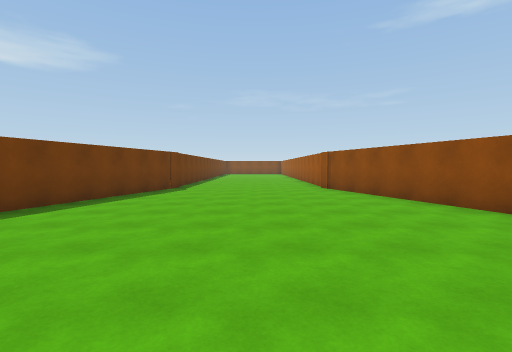
view 1 (above)

24 first-person views from a walk through a Unity game level. The camera is 1.5 m above the floor, tilts 2° down and sees 85° across. The floor is counted in squares, 2 m on a side. Each view is taken from the middle of a square. On the plan, view 1 faces up. The plan holds only what a view shows up to about 10 squares ahead; the rest is blank. The place goes on beyond the plan. The player character is not drawn.

view 2
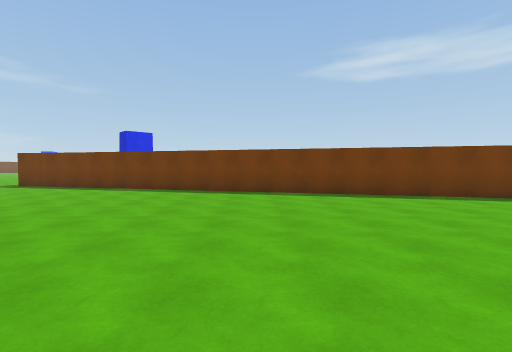

view 3
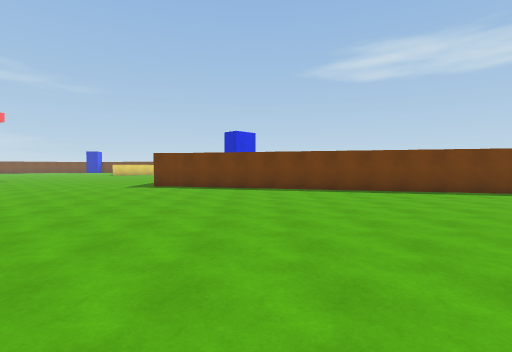

view 4
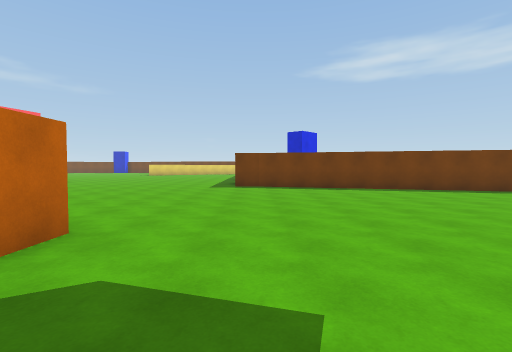

view 5
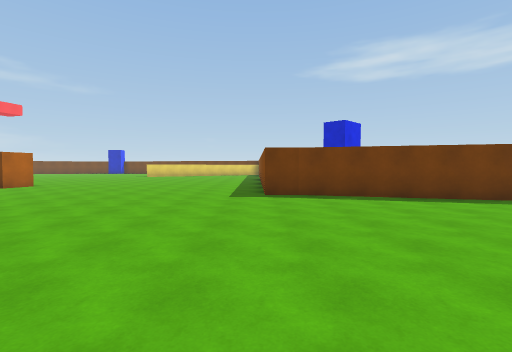

view 6
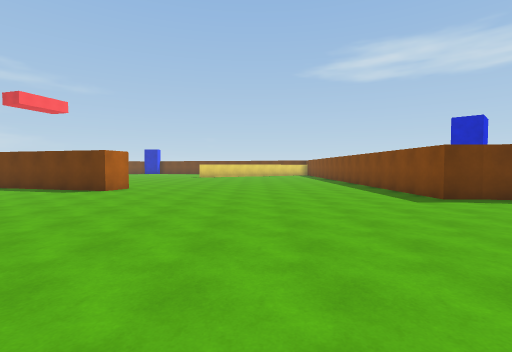

view 7
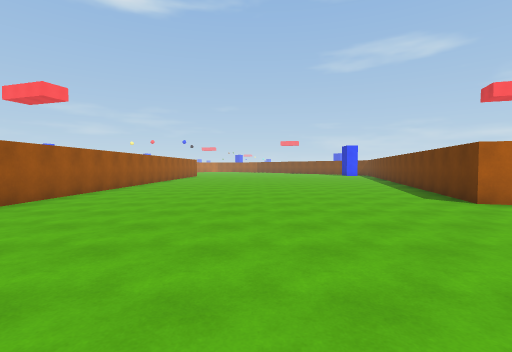

view 8
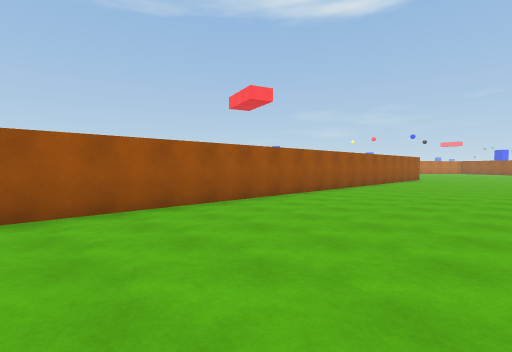

view 9
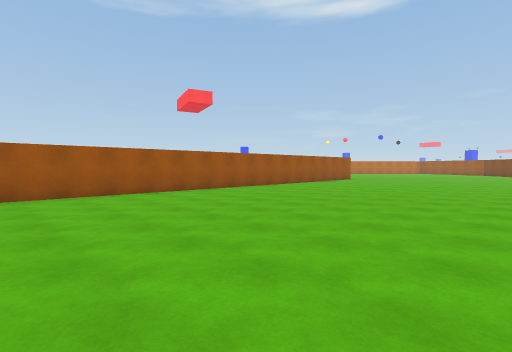

view 10
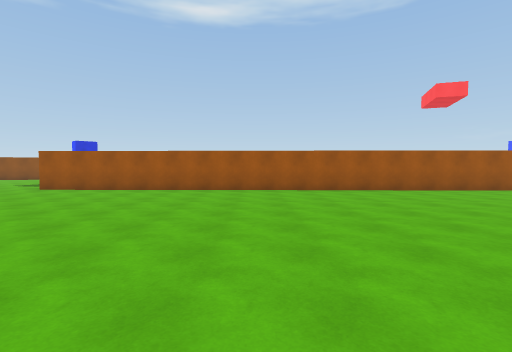

view 11
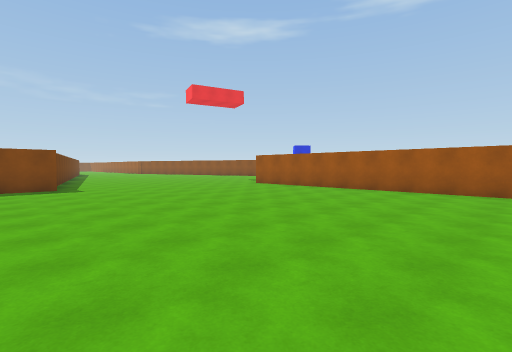

view 12
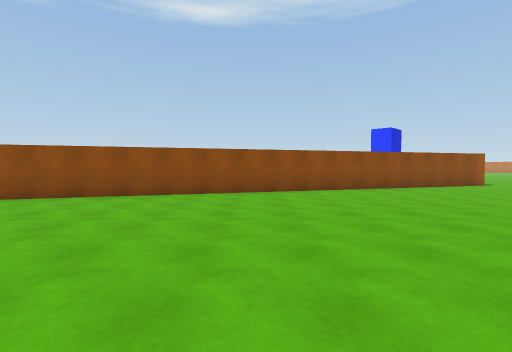

view 13
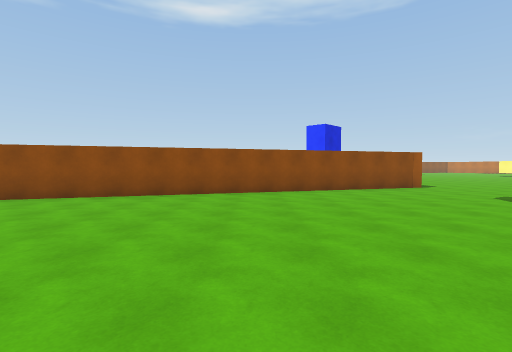

view 14
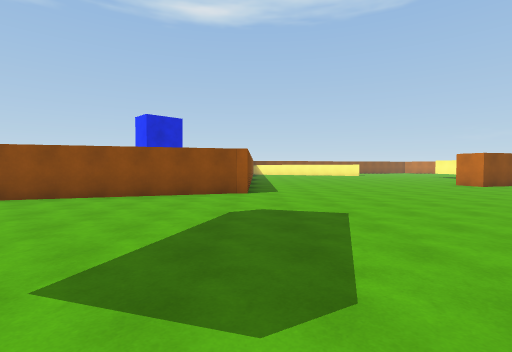

view 15
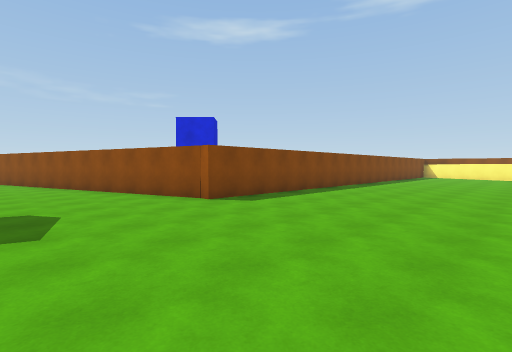

view 16
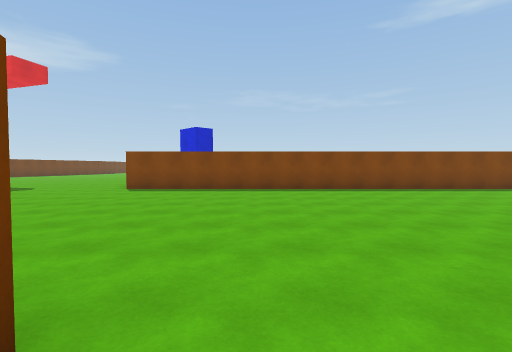

view 17
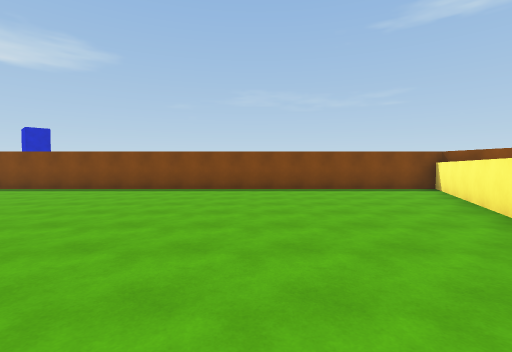

view 18
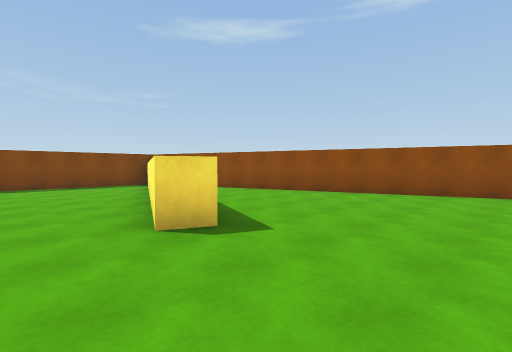

view 19
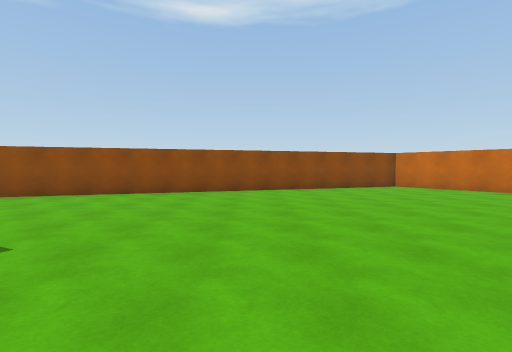

view 20
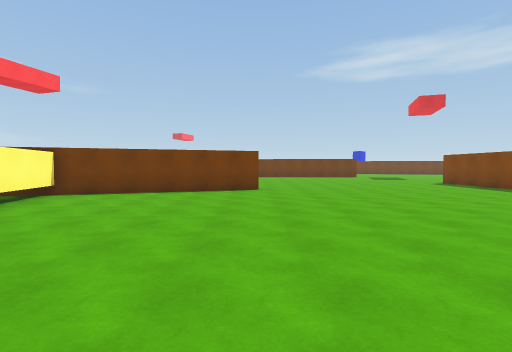

view 21
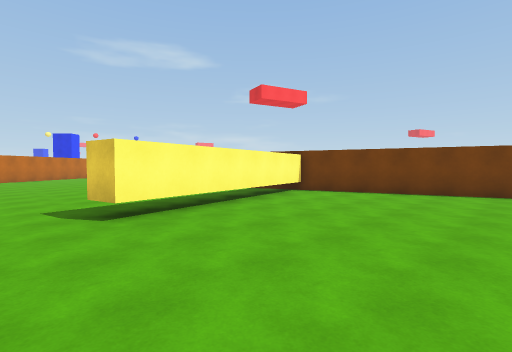

view 22
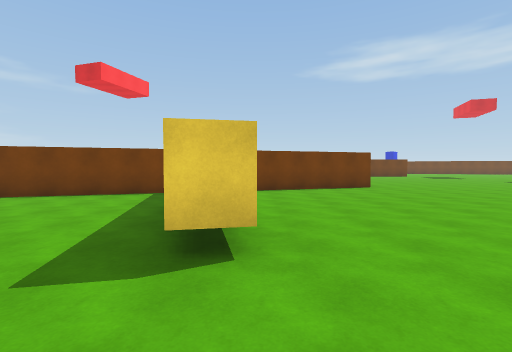

view 23
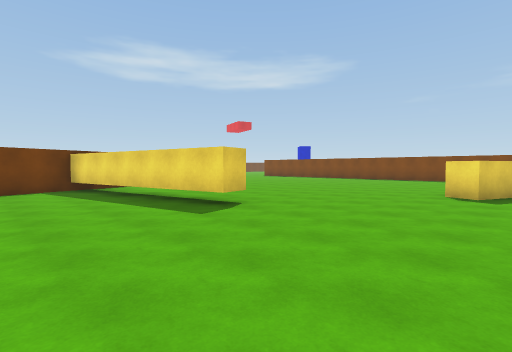

view 24
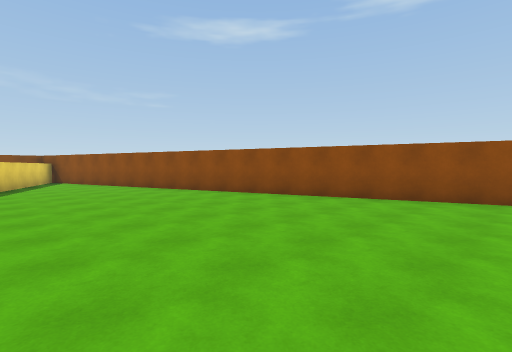

### Floor plan
Key: @ floor where view 1 was taken; # wall or solid block; . floor; T thing the floor can be seen under or through.
Columns run from 10 left of view 1 to 30 right of it. Each row starts with its distance up from view 1.
 10        #.....#
  9        #.....#
  8       ##.....#
  7       #......##
  6       #.......#
  5      ##.......#
  4      #........##
  3      #.........#
  2      #.........#
  1     ##.........##
  0     #.....@.....#
 -1     #...........#
 -2     #...........##
 -3    ##............#
 -4    #.............#
 -5    #.............#
 -6   ##.............##
 -7   #...............#
 -8 ###...............##################
 -9 ...................................#
-10 ..........##......................##
-11 ..........#  .....................# ##
-12 ..........#   ...................##..#
-13 ..........#   ...................#...#
-14 ..........#     ................##...##
-15 ..........#      ...............#.....#
-16 ..........#        ..#..........#.....#
-17 #.........#         .#................##
-18 #.........#          #.................#
-19 #.........#          ##................#
-20 ..........#           #.....T..........##
-21 ..........#           ##TTTTT...........#
-22   ........#            ##...............#
-23   ........#            #................#
-24   ........#            #................#

Positions as (right, up) in squares from view 1, and headings:
1: (0, 0), facing up
2: (3, 1), facing left
3: (3, -4), facing left
4: (3, -7), facing left
5: (0, -8), facing left
6: (-1, -12), facing left
7: (-5, -11), facing down
8: (-5, -15), facing down-right
9: (-8, -17), facing down-right
10: (-9, -16), facing right
11: (-9, -18), facing up-right
12: (-3, 1), facing right
13: (-2, -2), facing right
14: (0, -8), facing right
15: (4, -13), facing up-right
16: (12, -17), facing up
17: (19, -17), facing up
18: (20, -19), facing up-right
19: (20, -19), facing right
20: (20, -16), facing left
21: (20, -16), facing down-left
22: (21, -20), facing left
23: (23, -24), facing up-left
24: (23, -24), facing up-right
